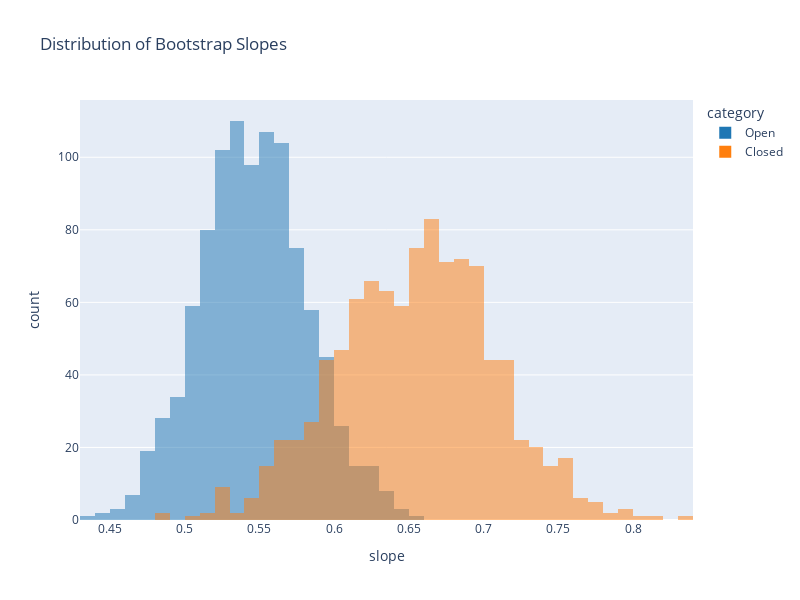

Notebook cell for this chart:
### Code cell
# Plot a histogram of the slopes

# Create a DataFrame for the slopes
slopes_df = pd.DataFrame({
    'slope': np.log10(open_slopes + closed_slopes),
    'category': ['Open'] * len(open_slopes) + ['Closed'] * len(closed_slopes)
})

# Plot the histogram using plotly
fig = px.histogram(slopes_df, x='slope', color='category', barmode='overlay', 
                   title='Distribution of Bootstrap Slopes', 
                   labels={'Slope': 'Slope (OOMs/year)', 'count': 'Frequency'},
                   opacity=0.5, color_discrete_map={'Open': colors['open'], 'Closed': colors['closed']})

fig.update_layout(
    width=800,
    height=600,
)

fig.show()

### Figure 1 — Plotly figure (JSON) as saved in the notebook; plotly's stock layout.template omitted (floating-point values rounded to 4 significant figures; data arrays with more than 128 entries replaced by an {"elided": "..."} marker saying what was removed)
{"data": [{"alignmentgroup": "True", "bingroup": "x", "hovertemplate": "category=Open<br>slope=%{x}<br>count=%{y}<extra></extra>", "legendgroup": "Open", "marker": {"color": "#1f77b4", "opacity": 0.5, "pattern": {"shape": ""}}, "name": "Open", "offsetgroup": "Open", "orientation": "v", "showlegend": true, "type": "histogram", "x": {"elided": "1000 float values"}, "xaxis": "x", "yaxis": "y"}, {"alignmentgroup": "True", "bingroup": "x", "hovertemplate": "category=Closed<br>slope=%{x}<br>count=%{y}<extra></extra>", "legendgroup": "Closed", "marker": {"color": "#ff7f0e", "opacity": 0.5, "pattern": {"shape": ""}}, "name": "Closed", "offsetgroup": "Closed", "orientation": "v", "showlegend": true, "type": "histogram", "x": {"elided": "1000 float values"}, "xaxis": "x", "yaxis": "y"}], "layout": {"barmode": "overlay", "height": 600, "legend": {"title": {"text": "category"}, "tracegroupgap": 0}, "title": {"text": "Distribution of Bootstrap Slopes"}, "width": 800, "xaxis": {"anchor": "y", "domain": [0, 1], "title": {"text": "slope"}}, "yaxis": {"anchor": "x", "domain": [0, 1], "title": {"text": "count"}}}}
